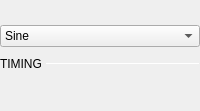
                 <widget class="QWidget" name="tabWaveform">
                  <property name="sizePolicy">
                   <sizepolicy hsizetype="Preferred" vsizetype="Maximum">
                    <horstretch>0</horstretch>
                    <verstretch>0</verstretch>
                   </sizepolicy>
                  </property>
                  <attribute name="title">
                   <string>Waveform</string>
                  </attribute>
                  <layout class="QVBoxLayout" name="verticalLayout_5">
                   <property name="spacing">
                    <number>10</number>
                   </property>
                   <property name="leftMargin">
                    <number>0</number>
                   </property>
                   <property name="topMargin">
                    <number>25</number>
                   </property>
                   <property name="rightMargin">
                    <number>0</number>
                   </property>
                   <property name="bottomMargin">
                    <number>0</number>
                   </property>
                   <item>
                    <widget class="QComboBox" name="type">
                     <property name="sizePolicy">
                      <sizepolicy hsizetype="Minimum" vsizetype="Fixed">
                       <horstretch>0</horstretch>
                       <verstretch>0</verstretch>
                      </sizepolicy>
                     </property>
                     <item>
                      <property name="text">
                       <string>Sine</string>
                      </property>
                     </item>
                     <item>
                      <property name="text">
                       <string>Square</string>
                      </property>
                     </item>
                     <item>
                      <property name="text">
                       <string>Triangle</string>
                      </property>
                     </item>
                     <item>
                      <property name="text">
                       <string>Trapezoidal</string>
                      </property>
                     </item>
                     <item>
                      <property name="text">
                       <string>Rising Ramp Sawtooth</string>
                      </property>
                     </item>
                     <item>
                      <property name="text">
                       <string>Falling Ramp Sawtooth</string>
                      </property>
                     </item>
                     <item>
                      <property name="text">
                       <string>Stair Step</string>
                      </property>
                     </item>
                    </widget>
                   </item>
                   <item>
                    <layout class="QGridLayout" name="waveformGrid">
                     <property name="bottomMargin">
                      <number>0</number>
                     </property>
                     <property name="spacing">
                      <number>15</number>
                     </property>
                    </layout>
                   </item>
                   <item>
                    <widget class="QWidget" name="wtrapezparams" native="true">
                     <layout class="QVBoxLayout" name="verticalLayout_12">
                      <property name="spacing">
                       <number>15</number>
                      </property>
                      <property name="leftMargin">
                       <number>0</number>
                      </property>
                      <property name="topMargin">
                       <number>0</number>
                      </property>
                      <property name="rightMargin">
                       <number>0</number>
                      </property>
                      <property name="bottomMargin">
                       <number>0</number>
                      </property>
                      <item>
                       <layout class="QHBoxLayout" name="horizontalLayout_9">
                        <property name="spacing">
                         <number>0</number>
                        </property>
                        <property name="topMargin">
                         <number>0</number>
                        </property>
                        <item>
                         <widget class="QLabel" name="label_2">
                          <property name="sizePolicy">
                           <sizepolicy hsizetype="Maximum" vsizetype="Maximum">
                            <horstretch>0</horstretch>
                            <verstretch>0</verstretch>
                           </sizepolicy>
                          </property>
                          <property name="text">
                           <string>TIMING </string>
                          </property>
                          <property name="subsection_label" stdset="0">
                           <bool>true</bool>
                          </property>
                         </widget>
                        </item>
                        <item>
                         <widget class="Line" name="line_3">
                          <property name="minimumSize">
                           <size>
                            <width>0</width>
                            <height>1</height>
                           </size>
                          </property>
                          <property name="maximumSize">
                           <size>
                            <width>16777215</width>
                            <height>1</height>
                           </size>
                          </property>
                          <property name="orientation">
                           <enum>Qt::Horizontal</enum>
                          </property>
                          <property name="units" stdset="0">
                           <stringlist notr="true">
                            <string>deg=1</string>
                            <string>π rad=180</string>
                            <string>ns=1e-9</string>
                            <string>μs=1e-6</string>
                            <string>ms=1e-3</string>
                            <string>seconds=1e0</string>
                           </stringlist>
                          </property>
                          <property name="min_value" stdset="0">
                           <double>0.000000000000000</double>
                          </property>
                          <property name="max_value" stdset="0">
                           <double>360.000000000000000</double>
                          </property>
                          <property name="subsection_line" stdset="0">
                           <bool>true</bool>
                          </property>
                         </widget>
                        </item>
                       </layout>
                      </item>
                      <item>
                       <layout class="QGridLayout" name="gridLayout_2">
                        <property name="topMargin">
                         <number>0</number>
                        </property>
                        <property name="rightMargin">
                         <number>0</number>
                        </property>
                        <property name="bottomMargin">
                         <number>0</number>
                        </property>
                        <property name="spacing">
                         <number>15</number>
                        </property>
                       </layout>
                      </item>
                     </layout>
                    </widget>
                   </item>
                   <item>
                    <spacer name="verticalSpacer">
                     <property name="orientation">
                      <enum>Qt::Vertical</enum>
                     </property>
                     <property name="sizeHint" stdset="0">
                      <size>
                       <width>20</width>
                       <height>40</height>
                      </size>
                     </property>
                    </spacer>
                   </item>
                  </layout>
                 </widget>
